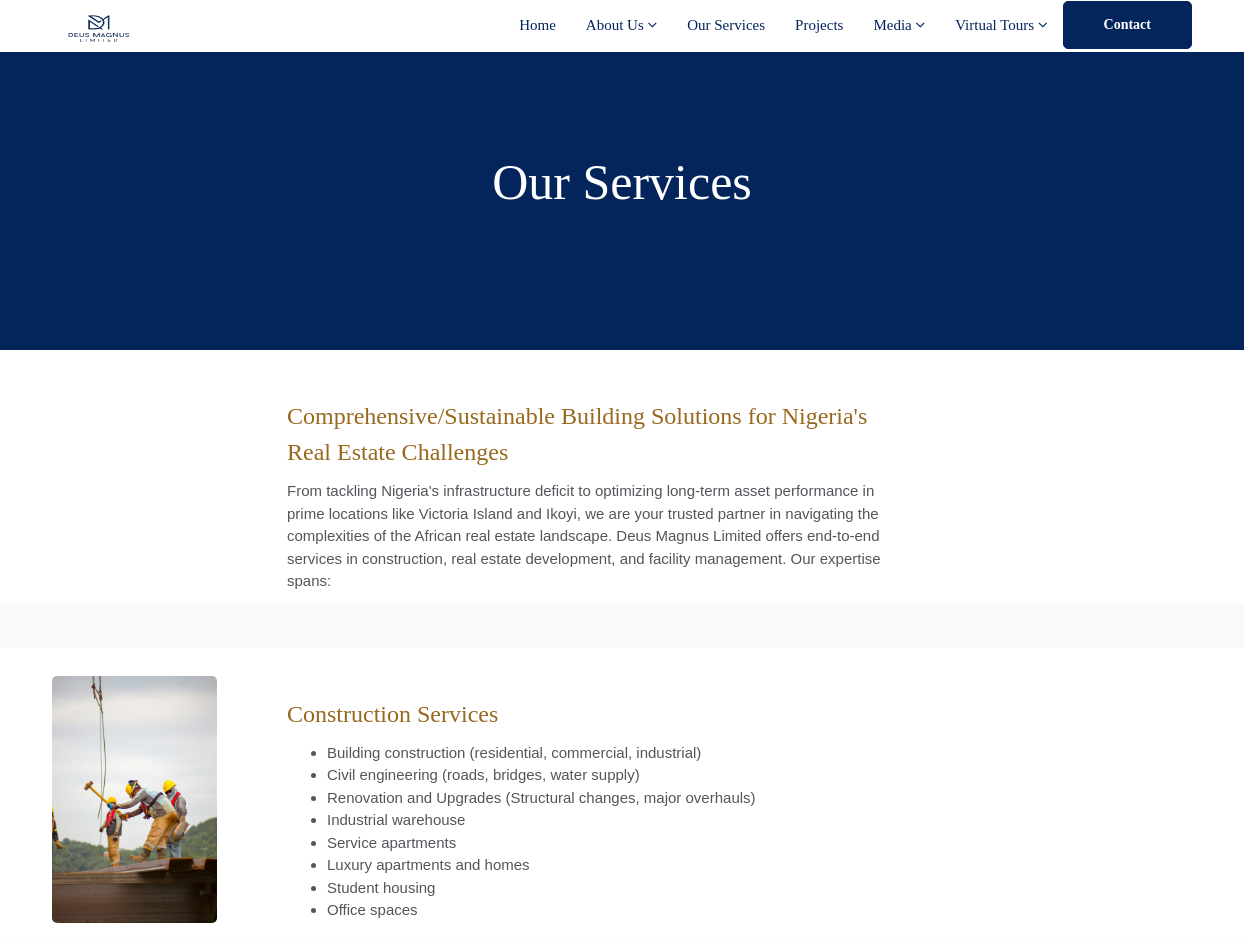
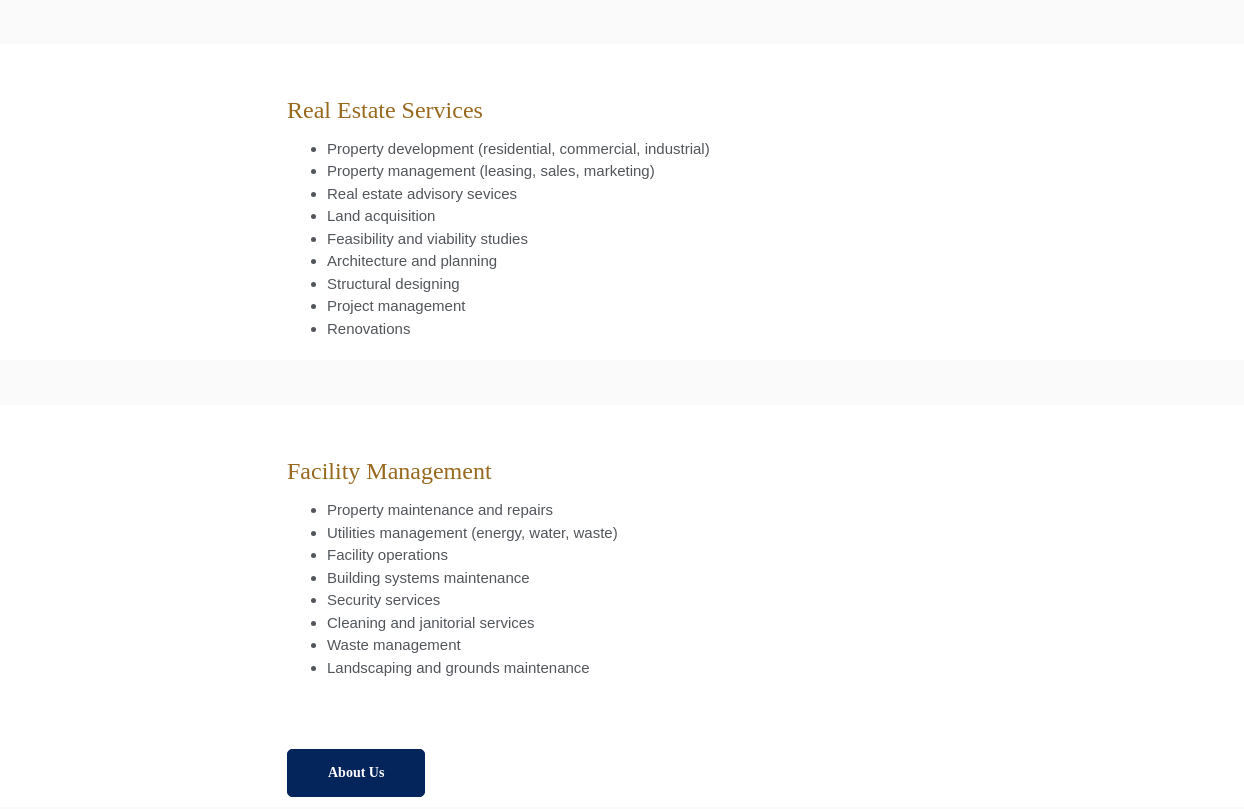
/services/ (upper part), run on an earlier commit of the app's database (2 pictures, top to bottom).
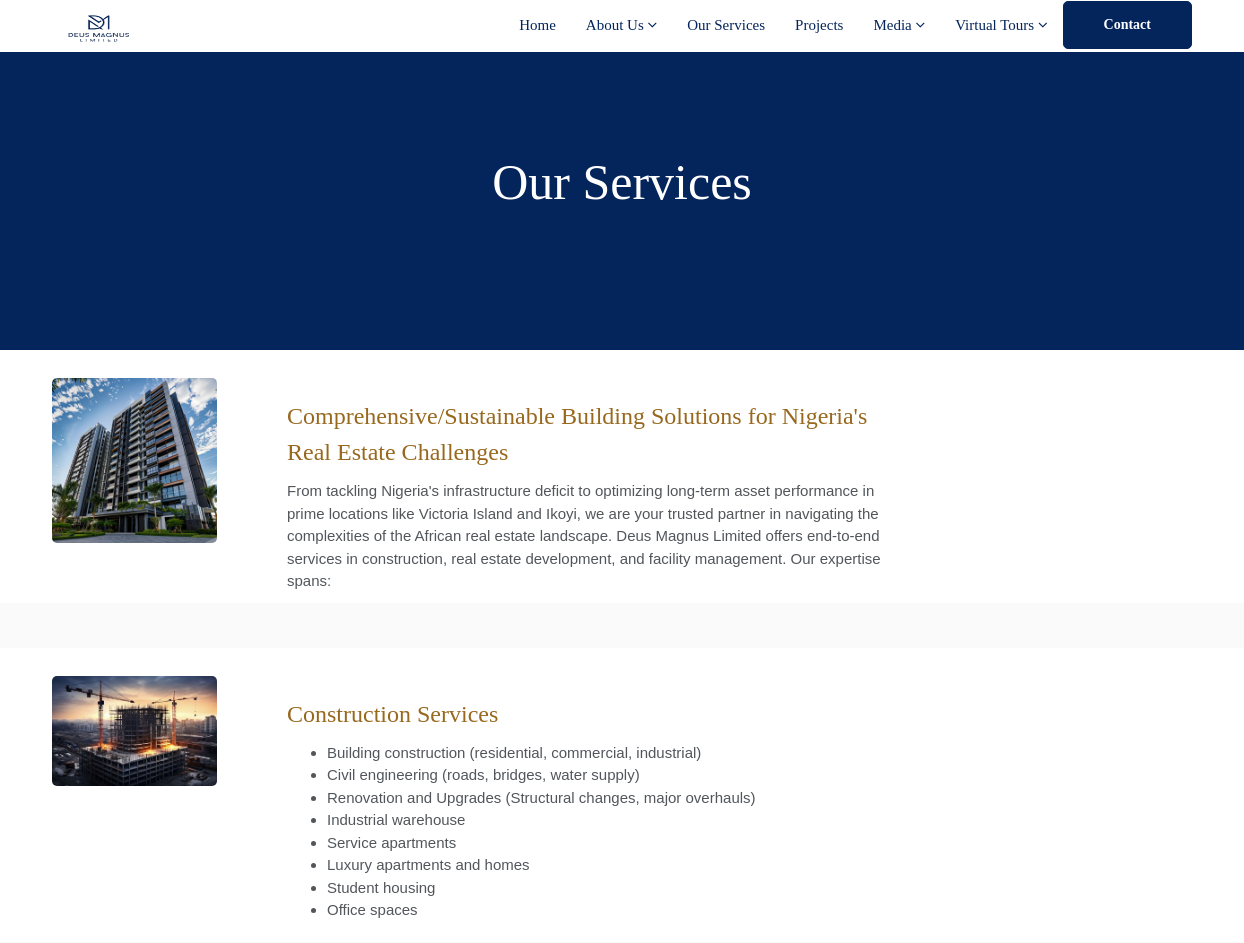
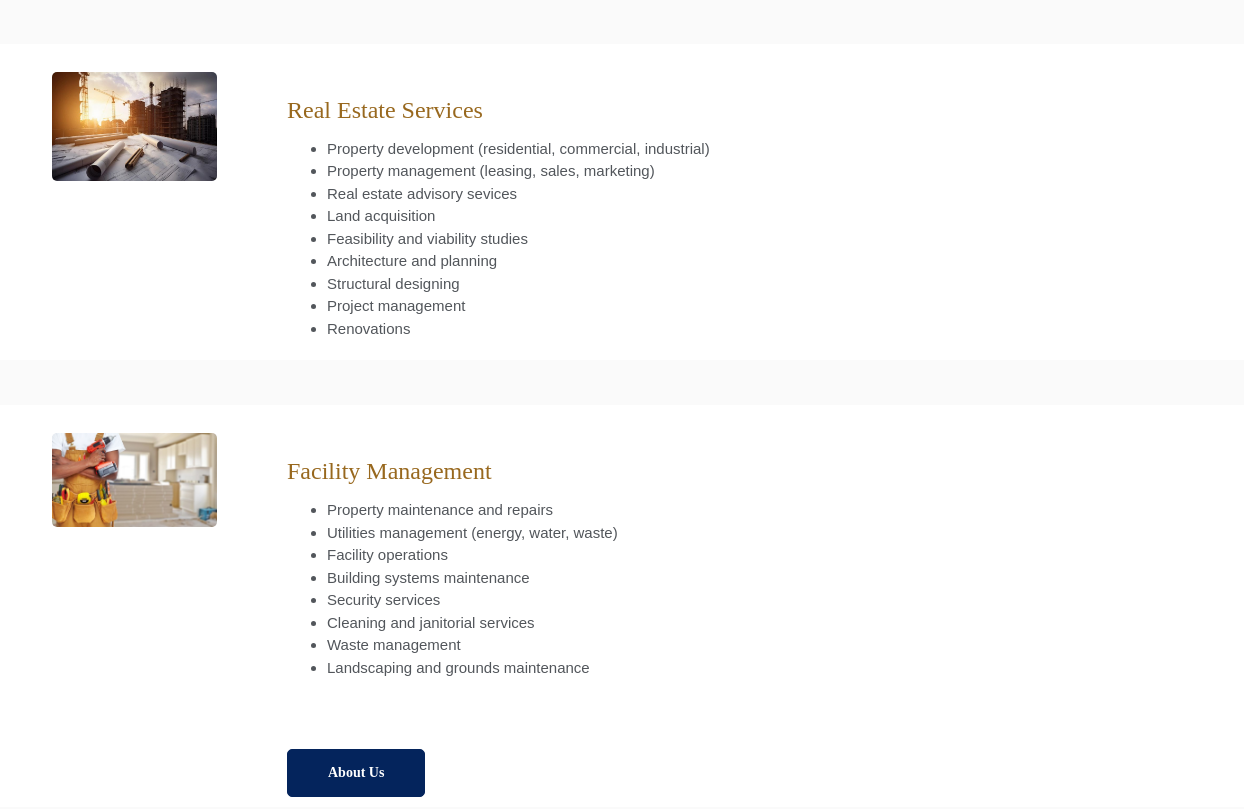
And on a later commit of the database (2 pictures, top to bottom).
### deus_magnus/models.py (models this page shows)
class ConstructionPicture(models.Model):
    deus_magnus_construction_p = models.ImageField(upload_to='construction_p/')

class ServicesPagePicture(models.Model):
    deus_magnus_services_p = models.ImageField(upload_to='services_p/')

class RealEstatePicture(models.Model):
    deus_magnus_real_estate_p = models.ImageField(upload_to='real_estate_p/')

class FacilityManagementPicture(models.Model):
    deus_magnus_facility_p = models.ImageField(upload_to='facility_p/')

### deus_magnus/views.py (the view)
# urls.py: path('services/', ServicesPage.as_view(), name='services'),
class ServicesPage(ListView):
    model = ServicesPagePicture
    template_name = 'deus_magnus/servicespage.html'
    def get_context_data(self, **kwargs):
        context = super().get_context_data(**kwargs)
        context['reals'] = RealEstatePicture.objects.all()
        context['facilitys'] = FacilityManagementPicture.objects.all()
        context['constructions'] = ConstructionPicture.objects.all()
        return context

### templates/deus_magnus/servicespage.html (shortened to what this page needs)
{% extends "base.html" %}
{% load static %}
{% block content %}
<section class="section db p120">
    <div class="container">
        <div class="row">
            <div class="col-md-12"><br><br>
                <div class="tagline-message page-title text-center">
                    <h1 style="color:fff;font-family: Georgia;font-size:50px;">Our Services</h1>
                </div>
            </div>
        </div>
    </div>
</section>
<section class="section">
    <div class="container">
        <div class="row">
            <div class="col-md-2">
                {% for post in object_list %}
                <div class="custom-module">
                    <img style="border-radius: 5px; "src="{{ post.deus_magnus_services_p.url }}" alt="" class="img-responsive wow slideInLeft">
                </div>
                {% endfor %}
            </div>
            <div class="col-md-7">
                <div class="custom-module p40l">
                    <h3 style="color: #98681e;font-family: Georgia;">Comprehensive/Sustainable Building Solutions for Nigeria's Real Estate Challenges</h3>
                    <p>From tackling Nigeria's infrastructure deficit to optimizing long-term asset performance in prime locations like Victoria Island and Ikoyi,
                        we are your trusted partner in navigating the complexities of the African real estate landscape.
                        Deus Magnus Limited offers end-to-end services in construction, real estate development, and facility management. Our expertise spans:
                    </p>
                </div>
            </div>
        </div>
    </div>
</section><br><br>
<section class="section">
    <div class="container">
        <div class="row">
            <div class="col-md-2">
                {% for construction in constructions %}
                <a href="{% url 'construction_development' %}">
                <div class="custom-module">
                    <img style="border-radius: 5px;"src="{{ construction.deus_magnus_construction_p.url }}" alt="" class="img-responsive wow slideInLeft">
                </div>
                </a>
                {% endfor %}
            </div>
            <div class="col-md-7">
                <div class="custom-module p40l">
                    <a href="{% url 'construction_development' %}"><h3 style="color: #98681e;font-family: Georgia;">Construction Services</h3></a>
                    <div class="row">
                        <div class="col-lg-10 col-md-4 col-sm-4 col-xs-12 first">
                            <ul class="check">
                                <li>Building construction (residential, commercial, industrial)</li>
                                <li>Civil engineering (roads, bridges, water supply)</li>
                                <li>Renovation and Upgrades (Structural changes, major overhauls)</li>
                                <li>Industrial warehouse</li>
                                <li>Service apartments</li>
                                <li>Luxury apartments and homes</li>
                                <li>Student housing</li>
                                <li>Office spaces</li>
                            </ul>
                        </div>
                    </div>
                </div>
            </div>
        </div>
    </div>
</section><br><br>
<section class="section">
    <div class="container">
        <div class="row">
            <div class="col-md-2">
                {% for real in reals %}
                <a href="{% url 'real_estate_services' %}">
                <div class="custom-module">
                    <img style="border-radius: 5px;"src="{{ real.deus_magnus_real_estate_p.url }}" alt="" class="img-responsive wow slideInLeft">
                </div>
                 </a>
                {% endfor %}
            </div>
            <div class="col-md-7">
                <div class="custom-module p40l">
                    <a href="{% url 'real_estate_services' %}"><h3 style="color: #98681e;font-family: Georgia;">Real Estate Services</h3></a>
                    <div class="row">
                        <div class="col-lg-10 col-md-4 col-sm-4 col-xs-12 first">
                            <ul class="check">
                                <li>Property development (residential, commercial, industrial)</li>
                                <li>Property management (leasing, sales, marketing)</li>
                                <li>Real estate advisory sevices</li>
                                <li>Land acquisition</li>
                                <li>Feasibility and viability studies</li>
                                <li>Architecture and planning</li>
                                <li>Structural designing</li>
                                <li>Project management</li>
                                <li>Renovations</li>
                            </ul>
                        </div>
                    </div>
                </div>
            </div>
        </div>
    </div>
</section><br><br>
<section class="section">
    <div class="container">
        <div class="row">
            <div class="col-md-2">
                {% for facility in facilitys %}
                <a href="{% url 'facility_management' %}">
                <div class="custom-module">
                    <img style="border-radius: 5px;"src="{{ facility.deus_magnus_facility_p.url }}" alt="" class="img-responsive wow slideInLeft">
                </div>
            </a>
                {% endfor %}
            </div>
            <div class="col-md-7">
                <div class="custom-module p40l">
                    <a href="{% url 'facility_management' %}"><h3 style="color: #98681e;font-family: Georgia;">Facility Management</h3></a>
                    <div class="row">
                        <div class="col-lg-10 col-md-4 col-sm-4 col-xs-12 first">
                            <ul class="check">
                                <li>Property maintenance and repairs</li>
                                <li>Utilities management (energy, water, waste)</li>
                                <li>Facility operations</li>
                                <li>Building systems maintenance</li>
                                <li>Security services</li>
                                <li>Cleaning and janitorial services</li>
                                <li>Waste management</li>
                                <li>Landscaping and grounds maintenance</li>
                            </ul>
                        </div>
                    </div>
                    <div class="btn-wrapper">
                        <a href="{% url 'founder_message' %}" class="btn btn-primary" style="border-radius: 5px;font-family: Georgia;">About us</a>
                    </div>
                </div>
            </div>
        </div>
    </div>
</section><br><br>
{% endblock %}

### templates/base.html (shortened to what this page needs)
{% load static %}
<head>
    <link href="{% static 'vendor/bootstrap/css/bootstrap.min.css' %}" rel="stylesheet">
	<link rel="stylesheet" href="{% static 'css/bootstrap.min.css' %}">
    <link rel="stylesheet" href="{% static 'css/font-awesome.min.css' %}">
    <link rel="stylesheet" href="{% static 'css/carousel.css' %}">
    <link rel="stylesheet" href="{% static 'css/animate.css' %}">
    <link rel="stylesheet" href="{% static 'css/style.css' %}">
</head>
<body>
    <div id="wrapper">
<header class="header">
    <div class="container">
        <nav class="navbar navbar-default yamm">
            <div class="navbar-header">
                    <div class="logo-normal">
                        <a class="navbar-brand" href="{% url 'home' %}"style="margin-bottom:2px;"><img src="{% static 'images/logo.png'%}"width="86" height="57" alt=""></a>
                    </div>
            </div>
            <div id="navbar" class="navbar-collapse collapse">
                <ul class="nav navbar-nav navbar-right">
                    <li><a href="{% url 'home' %}">Home</a></li>
                    <li class="dropdown hassubmenu">
                        <a href="#" class="dropdown-oggle" data-toggle="dropdown" role="button"aria-expanded="false">About Us <span class="fa fa-angle-down"></span></a>
                    </li>
                    <li><a href="{% url 'services'%}">Our Services</a></li>
                    <li><a href="{% url 'projects'%}">Projects</a></li>
                    <li class="dropdown hassubmenu">
                        <a href="#" class="dropdown-oggle" data-toggle="dropdown" role="button"aria-expanded="false">Media <span class="fa fa-angle-down"></span></a>
                    </li>
                    <li class="dropdown hassubmenu">
                        <a href="#" class="dropdown-oggle" data-toggle="dropdown" role="button"aria-expanded="false">Virtual Tours <span class="fa fa-angle-down"></span></a>
                    </li>
                    <a href="{% url 'contact' %}" class="btn btn-primary py-4 px-lg-5 d-none d-lg-block"style="margin-top:1px; border-radius: 5px; font-family:Georgia">Contact </i></a>
                </ul>
            </div>
        </nav>
    </div>
</header>
        {% block content %}
        {% endblock  %}
</div>
</body>
</html>

### static/css/style.css (style rules this page uses)
body { background-color: #f9f9f9ab; line-height: 1.5; font-size: 15px; color: #52565b; font-family: "Heebo", sans-serif; position: static; font-weight: 400; }
body, p, li, a { font-family:'Nunito',sans-serif; }
.course-details h4 a, .readmore, .testimonial strong, h1, h2, h3, h4, h5, h6 { color: #04245c; }
h1, h2, h3, h4, h5, h6 { line-height: 1.5; font-family:sans-serif; }
.cop-logo img, a { color: #04245c; text-decoration: none !important; -webkit-transition: all ease 0.3s; -moz-transition: all ease 0.3s; transition: all ease 0.3s; }
.header { position: static; z-index: 111; left: 0; top: 0; right: 0; padding: 0; background-color: transparent; text-decoration: none !important; -webkit-transition: all .3s ease-in-out; -moz-transition: all .3s ease-in-out; -ms-transition: all .3s ease-in-out; -o-transition: all .3s ease-in-out; transition: all .3s ease-in-out; }
.navbar-default { margin: 0; background-color: transparent; background: none; border: 0; }
.navbar-default .nav>li>a { color: #04245c !important; text-transform: capitalize; font-size: 15px; font-weight: 500; outline: none; font-family:Georgia; }
.navbar-brand img { margin: 0 !important; }
.navbar-brand { padding: 0 10px 0 0; }
.yamm .nav, .yamm .collapse, .yamm .dropup, .yamm .dropdown { position:static; }
.yamm .dropdown { position: relative; }
.yamm ul { padding: 0; }
.section { background-color: #ffffff; padding: 1rem 0; position: relative; display: block; padding-top: 28px; }
.section.db { background-color: #04245c; }
.header { position: sticky; top: 0; z-index: 1000; background-color:#fff; }
.p120 { padding-bottom: 120px !important; }
.p40l { padding-left: 4rem; }
.custom-module p { padding: 0; margin: 0; }
.btn { border-radius: 0; font-size: 14px; border: 1px solid #fff; font-weight: bold; color: #ffffff !important; padding: 13px 40px; text-transform: capitalize; }
.shop-desc small, .shop-meta a, .authorbox small, blockquote:before, blockquote:after, .blog-meta small a, .small-box i, .copyrights ul li:hover a, .footer .readmore, .breadcrumb>li a, .yamm h4, .yamm-content li:hover a, .yamm .hassubmenu li:hover a, .check li:before, .stat-count h3, .blog-desc h4:hover a, .post-meta li:after, .course-box small, .course-details h4:hover a, .course-footer i, a:hover, a:focus, .box i, .topbar .text-left i { color: #98681e; }
.cb, .box .event-desc small, .pagination a, .pagination>.active>a, .pagination>.active>a:focus, .pagination>.active>a:hover, .pagination>.active>span, .pagination>.active>span:focus, .pagination>.active>span:hover, .tags-widget a, .owl-theme-01 .owl-nav [class*="owl-"]:hover, .yamm .dropdown-menu li:hover .menu-button, .yamm .dropdown-menu li .menu-button, mark, .bgcolor1, .image-wrap:before, .image-wrap:after, .btn-primary { border-color: #04245c; background-color: #04245c; box-shadow: inset 0 0 0 0 #98681e; -webkit-transition: all ease 0.5s; -moz-transition: all ease 0.5s; transition: all ease 0.5s; }

What changed in the data, as far as the page shows it:
removed ConstructionPicture: deus_magnus_construction_p (picture)
added ServicesPagePicture: deus_magnus_services_p (picture)
added ConstructionPicture: deus_magnus_construction_p (picture)
added RealEstatePicture: deus_magnus_real_estate_p (picture)
added FacilityManagementPicture: deus_magnus_facility_p (picture)
